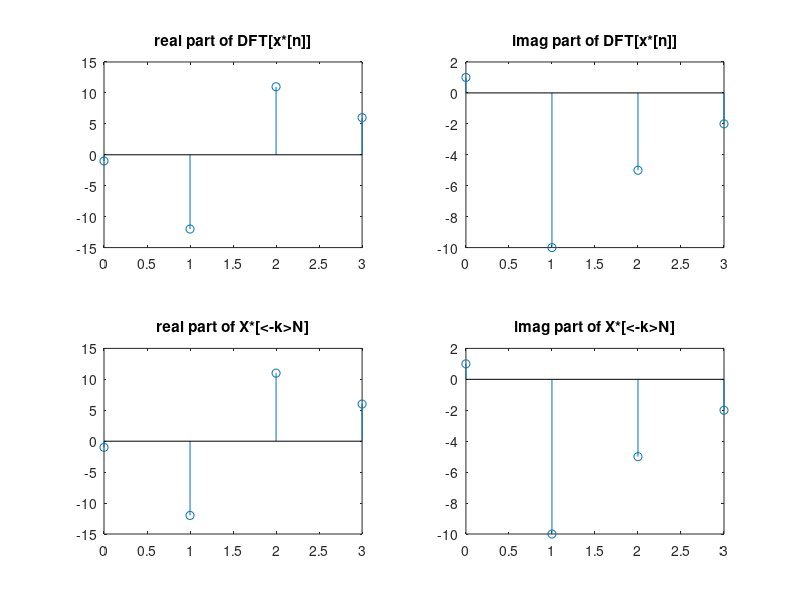
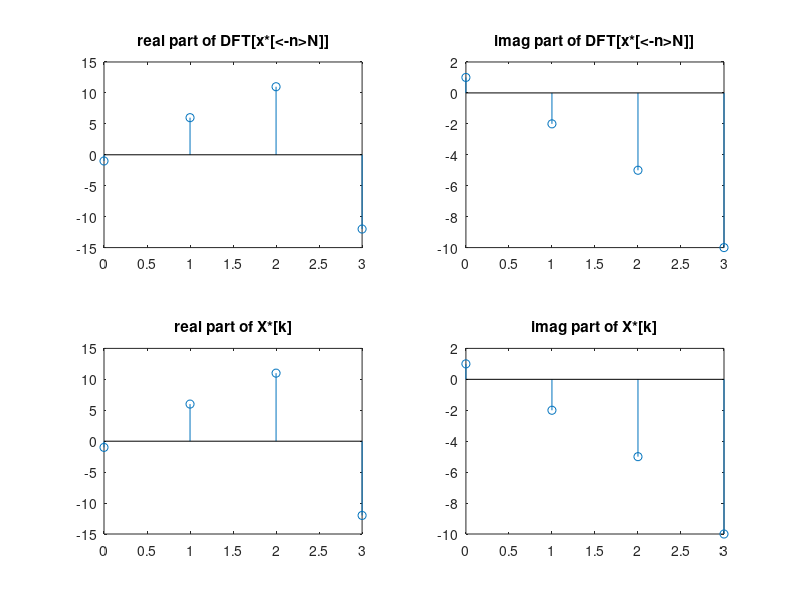
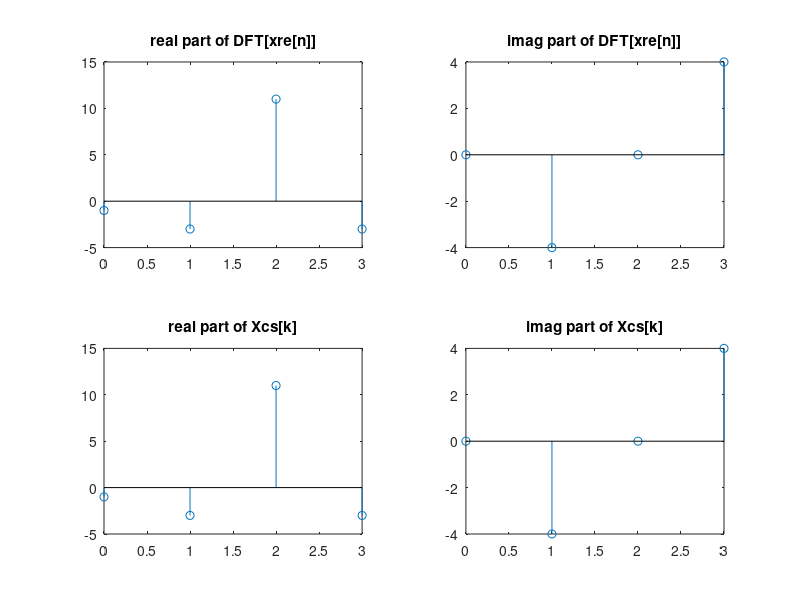
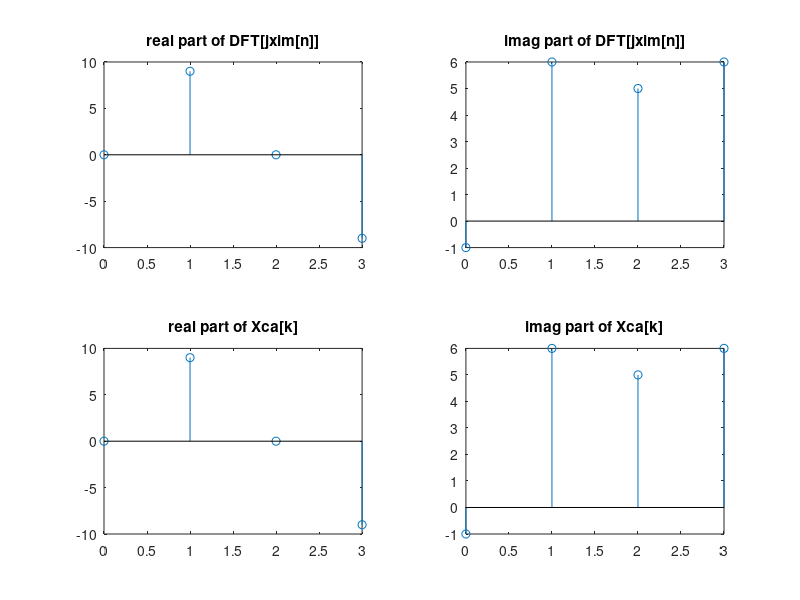

Reproduce these figures in MATLAB, in order.
function varargout=symmetry()
x=[1+1j*4, -1+1j*3, 4-1j*2, -5-1j*6];
N=length(x);
n=0:N-1;
x_re=real(x);
x_im=imag(x);
x_conj=conj(x);
xr=x(mod(-n,N)+1);
x_cc=conj(xr);
% x_cc=[1-1j*4, -5+1j*6, 4+1j*2, -2-1j*3];
% x_cs=[1, -3.5+1j*4.5, 4, -3.5-1j*4.5];
% x_ca=[1j*4, 1.5-1j*1.5,-1j*2,-1.5-1j*1.5];
x_cs=0.5*(x+x_cc);
x_ca=0.5*(x-x_cc);

k=0:N-1;
Xk=fft(x);
Xkr=Xk(mod(-k,N)+1);
Xk_cc=conj(Xkr);
Xk_conj=conj(Xk);
Xk_re=real(Xk);
Xk_im=imag(Xk);
Xk_cs=0.5*(Xk+Xk_cc);
Xk_ca=0.5*(Xk-Xk_cc);

X1=fft(x_conj);
X2=fft(x_cc);
X3=fft(x_re);
X4=fft(1j.*x_im);
X5=fft(x_cs);
X6=fft(x_ca);

figure
subplot(2,2,1)
stem(k,real(X1))
title('real part of DFT[x*[n]]')
subplot(2,2,2)
stem(k,imag(X1))
title('imag part of DFT[x*[n]]')
subplot(2,2,3)
stem(k,real(Xk_cc))
title('real part of X*[<-k>N]')
subplot(2,2,4)
stem(k,imag(Xk_cc))
title('imag part of X*[<-k>N]')

figure
subplot(2,2,1)
stem(k,real(X2))
title('real part of DFT[x*[<-n>N]]')
subplot(2,2,2)
stem(k,imag(X2))
title('imag part of DFT[x*[<-n>N]]')
subplot(2,2,3)
stem(k,real(Xk_conj))
title('real part of X*[k]')
subplot(2,2,4)
stem(k,imag(Xk_conj))
title('imag part of X*[k]')

figure
subplot(2,2,1)
stem(k,real(X3))
title('real part of DFT[xre[n]]')
subplot(2,2,2)
stem(k,imag(X3))
title('imag part of DFT[xre[n]]')
subplot(2,2,3)
stem(k,real(Xk_cs))
title('real part of Xcs[k]')
subplot(2,2,4)
stem(k,imag(Xk_cs))
title('imag part of Xcs[k]')

figure
subplot(2,2,1)
stem(k,real(X4))
title('real part of DFT[jxim[n]]')
subplot(2,2,2)
stem(k,imag(X4))
title('imag part of DFT[jxim[n]]')
subplot(2,2,3)
stem(k,real(Xk_ca))
title('real part of Xca[k]')
subplot(2,2,4)
stem(k,imag(Xk_ca))
title('imag part of Xca[k]')

figure
subplot(2,2,1)
stem(k,real(X5))
title('real part of DFT[xcs[n]]')
subplot(2,2,2)
stem(k,imag(X5))
title('imag part of DFT[xcs[n]]')
subplot(2,2,3)
stem(k,real(Xk_re))
title('real part of Xre[k]')
subplot(2,2,4)
stem(k,imag(Xk_re))
title('imag part of Xre[k]')

figure
subplot(2,2,1)
stem(k,real(X6))
title('real part of DFT[xca[n]]')
subplot(2,2,2)
stem(k,imag(X6))
title('imag part of DFT[xca[n]]')
subplot(2,2,3)
stem(k,real(1j*Xk_im))
title('real part of jXim[k]')
subplot(2,2,4)
stem(k,imag(1j*Xk_im))
title('imag part of jXim[k]')